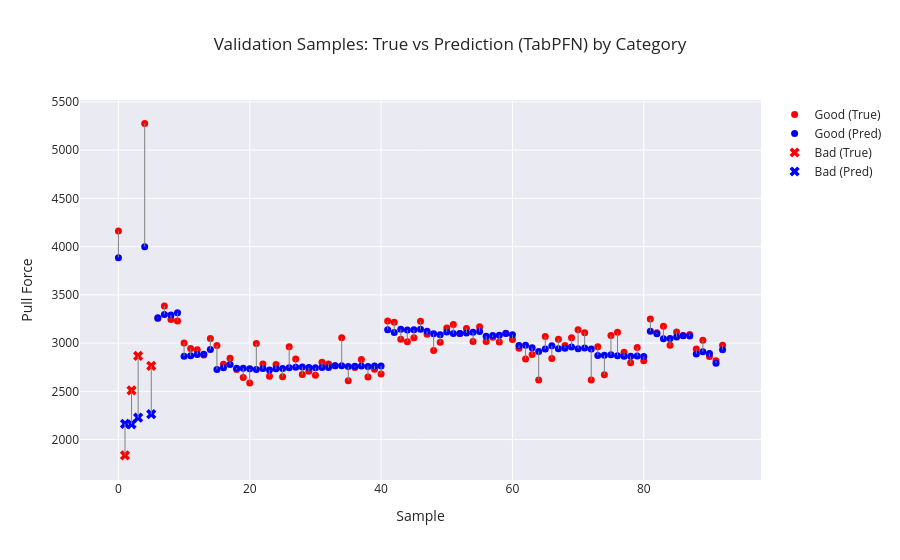

Notebook code cell kept with this figure:
### Markdown cell above
# Check Validation Data

### Code cell
# Category array (must be aligned with y_dev)
categories = dev_df.groupby("Sample ID")["Category"].first().values

plot_visualizer(
    true_vals=y_dev_Regressor,
    pred_vals=predictions_regression_dev,
    categories=categories,
    title=f"Validation Samples: True vs Prediction (TabPFN) by Category"
)

### Figure 1 — Plotly figure (JSON) as saved in the notebook; plotly's stock layout.template omitted (floating-point values rounded to 4 significant figures)
{"data": [{"marker": {"color": "red", "size": 7, "symbol": "circle"}, "mode": "markers", "name": "Good (True)", "type": "scatter", "x": [0, 4, 6, 7, 8, 9, 10, 11, 12, 13, 14, 15, 16, 17, 18, 19, 20, 21, 22, 23, 24, 25, 26, 27, 28, 29, 30, 31, 32, 33, 34, 35, 36, 37, 38, 39, 40, 41, 42, 43, 44, 45, 46, 47, 48, 49, 50, 51, 52, 53, 54, 55, 56, 57, 58, 59, 60, 61, 62, 63, 64, 65, 66, 67, 68, 69, 70, 71, 72, 73, 74, 75, 76, 77, 78, 79, 80, 81, 82, 83, 84, 85, 86, 87, 88, 89, 90, 91, 92], "y": [4161.0, 5278.0, 3256.0, 3385.0, 3246.0, 3229.0, 3002.0, 2944.0, 2932.0, 2878.0, 3049.0, 2976.0, 2782.0, 2843.0, 2727.0, 2645.0, 2586.0, 2996.0, 2784.0, 2657.0, 2778.0, 2652.0, 2963.0, 2834.0, 2674.0, 2708.0, 2667.0, 2802.0, 2783.0, 2766.0, 3056.0, 2609.0, 2748.0, 2830.0, 2650.0, 2730.0, 2679.0, 3229.0, 3216.0, 3039.0, 3014.0, 3056.0, 3227.0, 3091.0, 2922.0, 3008.0, 3156.0, 3193.0, 3099.0, 3153.0, 3016.0, 3169.0, 3017.0, 3061.0, 3012.0, 3102.0, 3037.0, 2948.0, 2834.0, 2883.0, 2617.0, 3070.0, 2840.0, 3041.0, 2976.0, 3054.0, 3139.0, 3108.0, 2617.0, 2961.0, 2672.0, 3080.0, 3112.0, 2905.0, 2796.0, 2956.0, 2818.0, 3250.0, 3106.0, 3175.0, 2977.0, 3116.0, 3080.0, 3090.0, 2938.0, 3029.0, 2861.0, 2816.0, 2979.0]}, {"marker": {"color": "blue", "size": 7, "symbol": "circle"}, "mode": "markers", "name": "Good (Pred)", "type": "scatter", "x": [0, 4, 6, 7, 8, 9, 10, 11, 12, 13, 14, 15, 16, 17, 18, 19, 20, 21, 22, 23, 24, 25, 26, 27, 28, 29, 30, 31, 32, 33, 34, 35, 36, 37, 38, 39, 40, 41, 42, 43, 44, 45, 46, 47, 48, 49, 50, 51, 52, 53, 54, 55, 56, 57, 58, 59, 60, 61, 62, 63, 64, 65, 66, 67, 68, 69, 70, 71, 72, 73, 74, 75, 76, 77, 78, 79, 80, 81, 82, 83, 84, 85, 86, 87, 88, 89, 90, 91, 92], "y": [3885.0, 3998.0, 3263.0, 3297.0, 3292.0, 3314.0, 2863.0, 2868.0, 2882.0, 2884.0, 2934.0, 2726.0, 2744.0, 2778.0, 2740.0, 2740.0, 2734.0, 2727.0, 2736.0, 2721.0, 2734.0, 2736.0, 2744.0, 2750.0, 2752.0, 2747.0, 2744.0, 2746.0, 2746.0, 2766.0, 2765.0, 2758.0, 2760.0, 2762.0, 2758.0, 2763.0, 2763.0, 3139.0, 3111.0, 3143.0, 3136.0, 3137.0, 3144.0, 3123.0, 3097.0, 3086.0, 3115.0, 3101.0, 3099.0, 3106.0, 3113.0, 3119.0, 3072.0, 3080.0, 3082.0, 3099.0, 3087.0, 2976.0, 2978.0, 2953.0, 2913.0, 2940.0, 2973.0, 2941.0, 2948.0, 2959.0, 2942.0, 2950.0, 2940.0, 2872.0, 2873.0, 2880.0, 2869.0, 2865.0, 2863.0, 2868.0, 2862.0, 3124.0, 3097.0, 3045.0, 3048.0, 3065.0, 3077.0, 3073.0, 2887.0, 2911.0, 2892.0, 2791.0, 2932.0]}, {"marker": {"color": "red", "size": 9, "symbol": "x"}, "mode": "markers", "name": "Bad (True)", "type": "scatter", "x": [1, 2, 3, 5], "y": [1836.0, 2510.0, 2867.0, 2764.0]}, {"marker": {"color": "blue", "size": 9, "symbol": "x"}, "mode": "markers", "name": "Bad (Pred)", "type": "scatter", "x": [1, 2, 3, 5], "y": [2163.0, 2159.0, 2227.0, 2263.0]}, {"marker": {"color": "red", "size": 9, "symbol": "triangle-up"}, "mode": "markers", "name": "Explode (True)", "type": "scatter", "x": [], "y": []}, {"marker": {"color": "blue", "size": 9, "symbol": "triangle-up"}, "mode": "markers", "name": "Explode (Pred)", "type": "scatter", "x": [], "y": []}, {"line": {"color": "gray", "width": 1}, "mode": "lines", "showlegend": false, "type": "scatter", "x": [0, 0], "y": [4161.0, 3885.0]}, {"line": {"color": "gray", "width": 1}, "mode": "lines", "showlegend": false, "type": "scatter", "x": [1, 1], "y": [1836.0, 2163.0]}, {"line": {"color": "gray", "width": 1}, "mode": "lines", "showlegend": false, "type": "scatter", "x": [2, 2], "y": [2510.0, 2159.0]}, {"line": {"color": "gray", "width": 1}, "mode": "lines", "showlegend": false, "type": "scatter", "x": [3, 3], "y": [2867.0, 2227.0]}, {"line": {"color": "gray", "width": 1}, "mode": "lines", "showlegend": false, "type": "scatter", "x": [4, 4], "y": [5278.0, 3998.0]}, {"line": {"color": "gray", "width": 1}, "mode": "lines", "showlegend": false, "type": "scatter", "x": [5, 5], "y": [2764.0, 2263.0]}, {"line": {"color": "gray", "width": 1}, "mode": "lines", "showlegend": false, "type": "scatter", "x": [6, 6], "y": [3256.0, 3263.0]}, {"line": {"color": "gray", "width": 1}, "mode": "lines", "showlegend": false, "type": "scatter", "x": [7, 7], "y": [3385.0, 3297.0]}, {"line": {"color": "gray", "width": 1}, "mode": "lines", "showlegend": false, "type": "scatter", "x": [8, 8], "y": [3246.0, 3292.0]}, {"line": {"color": "gray", "width": 1}, "mode": "lines", "showlegend": false, "type": "scatter", "x": [9, 9], "y": [3229.0, 3314.0]}, {"line": {"color": "gray", "width": 1}, "mode": "lines", "showlegend": false, "type": "scatter", "x": [10, 10], "y": [3002.0, 2863.0]}, {"line": {"color": "gray", "width": 1}, "mode": "lines", "showlegend": false, "type": "scatter", "x": [11, 11], "y": [2944.0, 2868.0]}, {"line": {"color": "gray", "width": 1}, "mode": "lines", "showlegend": false, "type": "scatter", "x": [12, 12], "y": [2932.0, 2882.0]}, {"line": {"color": "gray", "width": 1}, "mode": "lines", "showlegend": false, "type": "scatter", "x": [13, 13], "y": [2878.0, 2884.0]}, {"line": {"color": "gray", "width": 1}, "mode": "lines", "showlegend": false, "type": "scatter", "x": [14, 14], "y": [3049.0, 2934.0]}, {"line": {"color": "gray", "width": 1}, "mode": "lines", "showlegend": false, "type": "scatter", "x": [15, 15], "y": [2976.0, 2726.0]}, {"line": {"color": "gray", "width": 1}, "mode": "lines", "showlegend": false, "type": "scatter", "x": [16, 16], "y": [2782.0, 2744.0]}, {"line": {"color": "gray", "width": 1}, "mode": "lines", "showlegend": false, "type": "scatter", "x": [17, 17], "y": [2843.0, 2778.0]}, {"line": {"color": "gray", "width": 1}, "mode": "lines", "showlegend": false, "type": "scatter", "x": [18, 18], "y": [2727.0, 2740.0]}, {"line": {"color": "gray", "width": 1}, "mode": "lines", "showlegend": false, "type": "scatter", "x": [19, 19], "y": [2645.0, 2740.0]}, {"line": {"color": "gray", "width": 1}, "mode": "lines", "showlegend": false, "type": "scatter", "x": [20, 20], "y": [2586.0, 2734.0]}, {"line": {"color": "gray", "width": 1}, "mode": "lines", "showlegend": false, "type": "scatter", "x": [21, 21], "y": [2996.0, 2727.0]}, {"line": {"color": "gray", "width": 1}, "mode": "lines", "showlegend": false, "type": "scatter", "x": [22, 22], "y": [2784.0, 2736.0]}, {"line": {"color": "gray", "width": 1}, "mode": "lines", "showlegend": false, "type": "scatter", "x": [23, 23], "y": [2657.0, 2721.0]}, {"line": {"color": "gray", "width": 1}, "mode": "lines", "showlegend": false, "type": "scatter", "x": [24, 24], "y": [2778.0, 2734.0]}, {"line": {"color": "gray", "width": 1}, "mode": "lines", "showlegend": false, "type": "scatter", "x": [25, 25], "y": [2652, 2736.0]}, {"line": {"color": "gray", "width": 1}, "mode": "lines", "showlegend": false, "type": "scatter", "x": [26, 26], "y": [2963, 2744.0]}, {"line": {"color": "gray", "width": 1}, "mode": "lines", "showlegend": false, "type": "scatter", "x": [27, 27], "y": [2834.0, 2750.0]}, {"line": {"color": "gray", "width": 1}, "mode": "lines", "showlegend": false, "type": "scatter", "x": [28, 28], "y": [2674.0, 2752.0]}, {"line": {"color": "gray", "width": 1}, "mode": "lines", "showlegend": false, "type": "scatter", "x": [29, 29], "y": [2708.0, 2747.0]}, {"line": {"color": "gray", "width": 1}, "mode": "lines", "showlegend": false, "type": "scatter", "x": [30, 30], "y": [2667.0, 2744.0]}, {"line": {"color": "gray", "width": 1}, "mode": "lines", "showlegend": false, "type": "scatter", "x": [31, 31], "y": [2802.0, 2746.0]}, {"line": {"color": "gray", "width": 1}, "mode": "lines", "showlegend": false, "type": "scatter", "x": [32, 32], "y": [2783, 2746.0]}, {"line": {"color": "gray", "width": 1}, "mode": "lines", "showlegend": false, "type": "scatter", "x": [33, 33], "y": [2766.0, 2766.0]}, {"line": {"color": "gray", "width": 1}, "mode": "lines", "showlegend": false, "type": "scatter", "x": [34, 34], "y": [3056.0, 2765.0]}, {"line": {"color": "gray", "width": 1}, "mode": "lines", "showlegend": false, "type": "scatter", "x": [35, 35], "y": [2609.0, 2758.0]}, {"line": {"color": "gray", "width": 1}, "mode": "lines", "showlegend": false, "type": "scatter", "x": [36, 36], "y": [2748.0, 2760.0]}, {"line": {"color": "gray", "width": 1}, "mode": "lines", "showlegend": false, "type": "scatter", "x": [37, 37], "y": [2830, 2762.0]}, {"line": {"color": "gray", "width": 1}, "mode": "lines", "showlegend": false, "type": "scatter", "x": [38, 38], "y": [2650.0, 2758.0]}, {"line": {"color": "gray", "width": 1}, "mode": "lines", "showlegend": false, "type": "scatter", "x": [39, 39], "y": [2730.0, 2763.0]}, {"line": {"color": "gray", "width": 1}, "mode": "lines", "showlegend": false, "type": "scatter", "x": [40, 40], "y": [2679.0, 2763.0]}, {"line": {"color": "gray", "width": 1}, "mode": "lines", "showlegend": false, "type": "scatter", "x": [41, 41], "y": [3229.0, 3139.0]}, {"line": {"color": "gray", "width": 1}, "mode": "lines", "showlegend": false, "type": "scatter", "x": [42, 42], "y": [3216, 3111.0]}, {"line": {"color": "gray", "width": 1}, "mode": "lines", "showlegend": false, "type": "scatter", "x": [43, 43], "y": [3039, 3143.0]}, {"line": {"color": "gray", "width": 1}, "mode": "lines", "showlegend": false, "type": "scatter", "x": [44, 44], "y": [3014.0, 3136.0]}, {"line": {"color": "gray", "width": 1}, "mode": "lines", "showlegend": false, "type": "scatter", "x": [45, 45], "y": [3056.0, 3137.0]}, {"line": {"color": "gray", "width": 1}, "mode": "lines", "showlegend": false, "type": "scatter", "x": [46, 46], "y": [3227.0, 3144.0]}, {"line": {"color": "gray", "width": 1}, "mode": "lines", "showlegend": false, "type": "scatter", "x": [47, 47], "y": [3091, 3123.0]}, {"line": {"color": "gray", "width": 1}, "mode": "lines", "showlegend": false, "type": "scatter", "x": [48, 48], "y": [2922.0, 3097.0]}, {"line": {"color": "gray", "width": 1}, "mode": "lines", "showlegend": false, "type": "scatter", "x": [49, 49], "y": [3008.0, 3086.0]}, {"line": {"color": "gray", "width": 1}, "mode": "lines", "showlegend": false, "type": "scatter", "x": [50, 50], "y": [3156.0, 3115.0]}, {"line": {"color": "gray", "width": 1}, "mode": "lines", "showlegend": false, "type": "scatter", "x": [51, 51], "y": [3193.0, 3101.0]}, {"line": {"color": "gray", "width": 1}, "mode": "lines", "showlegend": false, "type": "scatter", "x": [52, 52], "y": [3099.0, 3099.0]}, {"line": {"color": "gray", "width": 1}, "mode": "lines", "showlegend": false, "type": "scatter", "x": [53, 53], "y": [3153.0, 3106.0]}, {"line": {"color": "gray", "width": 1}, "mode": "lines", "showlegend": false, "type": "scatter", "x": [54, 54], "y": [3016.0, 3113.0]}, {"line": {"color": "gray", "width": 1}, "mode": "lines", "showlegend": false, "type": "scatter", "x": [55, 55], "y": [3169.0, 3119.0]}, {"line": {"color": "gray", "width": 1}, "mode": "lines", "showlegend": false, "type": "scatter", "x": [56, 56], "y": [3017.0, 3072.0]}, {"line": {"color": "gray", "width": 1}, "mode": "lines", "showlegend": false, "type": "scatter", "x": [57, 57], "y": [3061.0, 3080.0]}, {"line": {"color": "gray", "width": 1}, "mode": "lines", "showlegend": false, "type": "scatter", "x": [58, 58], "y": [3012, 3082.0]}, {"line": {"color": "gray", "width": 1}, "mode": "lines", "showlegend": false, "type": "scatter", "x": [59, 59], "y": [3102.0, 3099.0]}, {"line": {"color": "gray", "width": 1}, "mode": "lines", "showlegend": false, "type": "scatter", "x": [60, 60], "y": [3037.0, 3087.0]}, {"line": {"color": "gray", "width": 1}, "mode": "lines", "showlegend": false, "type": "scatter", "x": [61, 61], "y": [2948, 2976.0]}, {"line": {"color": "gray", "width": 1}, "mode": "lines", "showlegend": false, "type": "scatter", "x": [62, 62], "y": [2834.0, 2978.0]}, {"line": {"color": "gray", "width": 1}, "mode": "lines", "showlegend": false, "type": "scatter", "x": [63, 63], "y": [2883.0, 2953.0]}, {"line": {"color": "gray", "width": 1}, "mode": "lines", "showlegend": false, "type": "scatter", "x": [64, 64], "y": [2617.0, 2913.0]}, {"line": {"color": "gray", "width": 1}, "mode": "lines", "showlegend": false, "type": "scatter", "x": [65, 65], "y": [3070.0, 2940.0]}, {"line": {"color": "gray", "width": 1}, "mode": "lines", "showlegend": false, "type": "scatter", "x": [66, 66], "y": [2840.0, 2973.0]}, {"line": {"color": "gray", "width": 1}, "mode": "lines", "showlegend": false, "type": "scatter", "x": [67, 67], "y": [3041.0, 2941.0]}, {"line": {"color": "gray", "width": 1}, "mode": "lines", "showlegend": false, "type": "scatter", "x": [68, 68], "y": [2976.0, 2948.0]}, {"line": {"color": "gray", "width": 1}, "mode": "lines", "showlegend": false, "type": "scatter", "x": [69, 69], "y": [3054.0, 2959.0]}, {"line": {"color": "gray", "width": 1}, "mode": "lines", "showlegend": false, "type": "scatter", "x": [70, 70], "y": [3139.0, 2942.0]}, {"line": {"color": "gray", "width": 1}, "mode": "lines", "showlegend": false, "type": "scatter", "x": [71, 71], "y": [3108.0, 2950.0]}, {"line": {"color": "gray", "width": 1}, "mode": "lines", "showlegend": false, "type": "scatter", "x": [72, 72], "y": [2617.0, 2940.0]}, {"line": {"color": "gray", "width": 1}, "mode": "lines", "showlegend": false, "type": "scatter", "x": [73, 73], "y": [2961.0, 2872.0]}, {"line": {"color": "gray", "width": 1}, "mode": "lines", "showlegend": false, "type": "scatter", "x": [74, 74], "y": [2672.0, 2873.0]}, {"line": {"color": "gray", "width": 1}, "mode": "lines", "showlegend": false, "type": "scatter", "x": [75, 75], "y": [3080.0, 2880.0]}, {"line": {"color": "gray", "width": 1}, "mode": "lines", "showlegend": false, "type": "scatter", "x": [76, 76], "y": [3112.0, 2869.0]}, {"line": {"color": "gray", "width": 1}, "mode": "lines", "showlegend": false, "type": "scatter", "x": [77, 77], "y": [2905, 2865.0]}, {"line": {"color": "gray", "width": 1}, "mode": "lines", "showlegend": false, "type": "scatter", "x": [78, 78], "y": [2796.0, 2863.0]}, {"line": {"color": "gray", "width": 1}, "mode": "lines", "showlegend": false, "type": "scatter", "x": [79, 79], "y": [2956.0, 2868.0]}, {"line": {"color": "gray", "width": 1}, "mode": "lines", "showlegend": false, "type": "scatter", "x": [80, 80], "y": [2818.0, 2862.0]}, {"line": {"color": "gray", "width": 1}, "mode": "lines", "showlegend": false, "type": "scatter", "x": [81, 81], "y": [3250.0, 3124.0]}, {"line": {"color": "gray", "width": 1}, "mode": "lines", "showlegend": false, "type": "scatter", "x": [82, 82], "y": [3106.0, 3097.0]}, {"line": {"color": "gray", "width": 1}, "mode": "lines", "showlegend": false, "type": "scatter", "x": [83, 83], "y": [3175.0, 3045.0]}, {"line": {"color": "gray", "width": 1}, "mode": "lines", "showlegend": false, "type": "scatter", "x": [84, 84], "y": [2977.0, 3048.0]}, {"line": {"color": "gray", "width": 1}, "mode": "lines", "showlegend": false, "type": "scatter", "x": [85, 85], "y": [3116.0, 3065.0]}, {"line": {"color": "gray", "width": 1}, "mode": "lines", "showlegend": false, "type": "scatter", "x": [86, 86], "y": [3080.0, 3077.0]}, {"line": {"color": "gray", "width": 1}, "mode": "lines", "showlegend": false, "type": "scatter", "x": [87, 87], "y": [3090.0, 3073.0]}, {"line": {"color": "gray", "width": 1}, "mode": "lines", "showlegend": false, "type": "scatter", "x": [88, 88], "y": [2938.0, 2887.0]}, {"line": {"color": "gray", "width": 1}, "mode": "lines", "showlegend": false, "type": "scatter", "x": [89, 89], "y": [3029.0, 2911.0]}, {"line": {"color": "gray", "width": 1}, "mode": "lines", "showlegend": false, "type": "scatter", "x": [90, 90], "y": [2861.0, 2892.0]}, {"line": {"color": "gray", "width": 1}, "mode": "lines", "showlegend": false, "type": "scatter", "x": [91, 91], "y": [2816.0, 2791.0]}, {"line": {"color": "gray", "width": 1}, "mode": "lines", "showlegend": false, "type": "scatter", "x": [92, 92], "y": [2979.0, 2932.0]}], "layout": {"title": {"text": "Validation Samples: True vs Prediction (TabPFN) by Category"}, "xaxis": {"title": {"text": "Sample"}}, "yaxis": {"title": {"text": "Pull Force"}}}}
